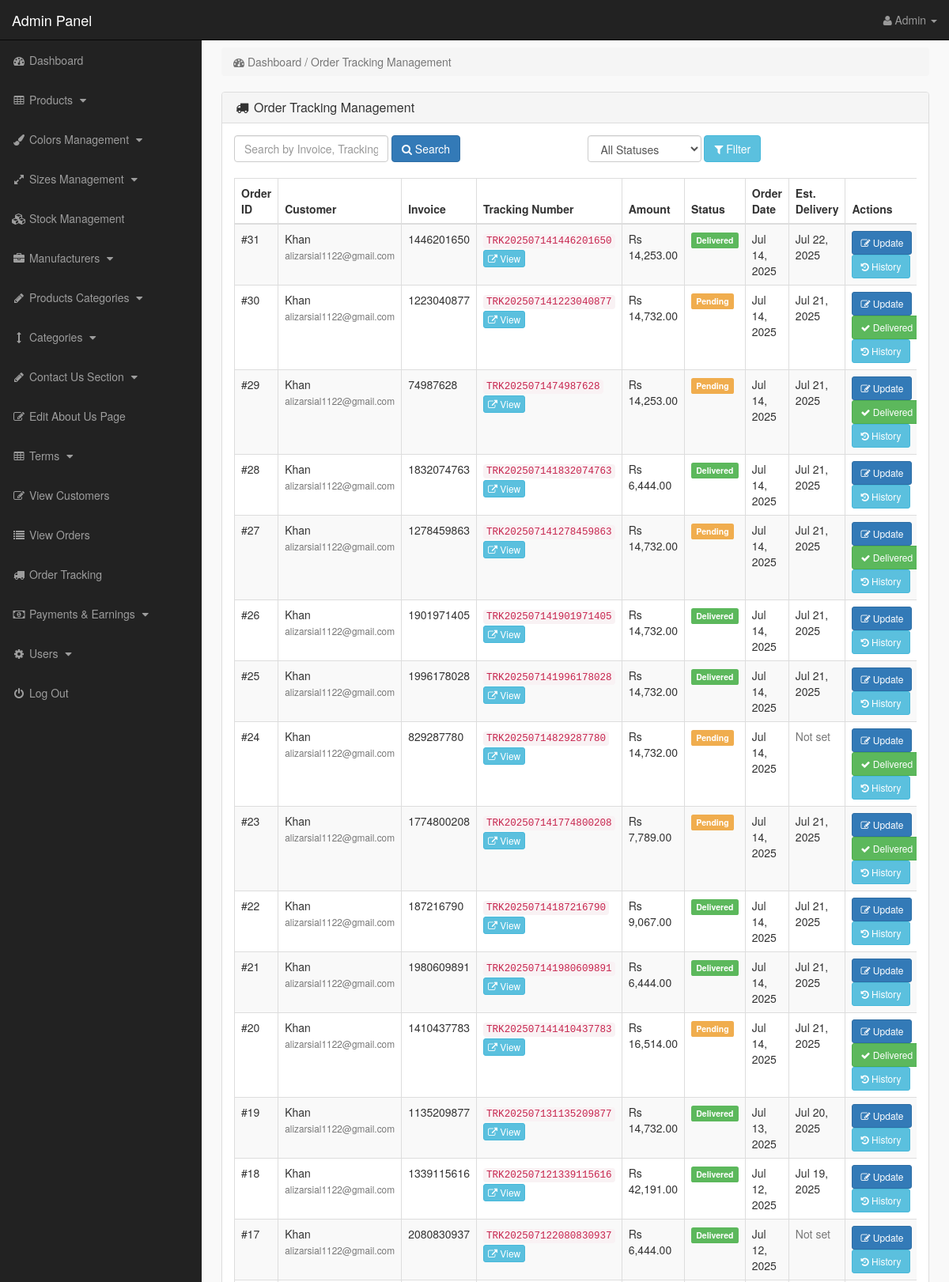
/admin_area/index.php?order_tracking (signed in, upper part), run on the app's committed database.
### tables this page shows
CREATE TABLE `customer_orders` (
  `order_id` int(10) NOT NULL,
  `customer_id` int(10) NOT NULL,
  `due_amount` decimal(10,2) NOT NULL,
  `invoice_no` varchar(100) NOT NULL,
  `qty` int(10) NOT NULL,
  `size` varchar(50) DEFAULT NULL,
  `color_variant` varchar(100) DEFAULT NULL,
  `order_date` timestamp NOT NULL DEFAULT current_timestamp(),
  `order_status` enum('pending','confirmed','processing','packed','shipped','out_for_delivery','delivered','cancelled','returned','refunded') DEFAULT 'pending',
  `shipping_address` text DEFAULT NULL,
  `billing_address` text DEFAULT NULL,
  `payment_status` enum('pending','paid','failed','refunded','partial') DEFAULT 'pending',
  `tracking_number` varchar(255) DEFAULT NULL,
  `current_status` varchar(100) DEFAULT 'pending',
  `estimated_delivery` datetime DEFAULT NULL,
  `actual_delivery` datetime DEFAULT NULL,
  `notes` text DEFAULT NULL,
  `updated_date` timestamp NOT NULL DEFAULT current_timestamp() ON UPDATE current_timestamp()
);

CREATE TABLE `customers` (
  `customer_id` int(10) NOT NULL,
  `customer_name` varchar(255) NOT NULL,
  `customer_email` varchar(255) NOT NULL,
  `customer_pass` varchar(255) NOT NULL,
  `customer_country` varchar(100) DEFAULT NULL,
  `customer_city` varchar(100) DEFAULT NULL,
  `customer_contact` varchar(255) DEFAULT NULL,
  `customer_address` text DEFAULT NULL,
  `customer_image` text DEFAULT NULL,
  `customer_ip` varchar(45) DEFAULT NULL,
  `customer_confirm_code` varchar(255) DEFAULT NULL,
  `email_verified` tinyint(1) DEFAULT 0,
  `customer_status` enum('active','inactive','suspended') DEFAULT 'active',
  `last_login` timestamp NULL DEFAULT NULL,
  `created_date` timestamp NOT NULL DEFAULT current_timestamp(),
  `updated_date` timestamp NOT NULL DEFAULT current_timestamp() ON UPDATE current_timestamp()
);

### admin_area/order_tracking.php (the view, shortened to what this page needs)
<?php
if(!isset($_SESSION['admin_email'])){
    echo "<script>window.open('login.php','_self')</script>";
} else {
?>
<div class="row">
    <div class="col-lg-12">
        <ol class="breadcrumb">
            <li class="active">
                <i class="fa fa-dashboard"></i> Dashboard / Order Tracking Management
            </li>
        </ol>
    </div>
</div>
<div class="row">
    <div class="col-lg-12">
        <div class="panel panel-default">
            <div class="panel-heading">
                <h3 class="panel-title">
                    <i class="fa fa-truck fa-fw"></i> Order Tracking Management
                </h3>
            </div>
            <div class="panel-body">
                <div class="row" style="margin-bottom: 20px;">
                    <div class="col-md-6">
                        <form method="GET" action="" class="form-inline">
                            <div class="form-group">
                                <input type="text" name="search" class="form-control"
                                       placeholder="Search by Invoice, Tracking, or Customer"
                                       value="<?php echo isset($_GET['search']) ? htmlspecialchars($_GET['search']) : ''; ?>">
                            </div>
                            <button type="submit" class="btn btn-primary">
                                <i class="fa fa-search"></i> Search
                            </button>
                        </form>
                    </div>
                    <div class="col-md-6">
                        <form method="GET" action="" class="form-inline">
                            <div class="form-group">
                                <select name="status_filter" class="form-control">
                                    <option value="">All Statuses</option>
                                </select>
                            </div>
                            <button type="submit" class="btn btn-info">
                                <i class="fa fa-filter"></i> Filter
                            </button>
                        </form>
                    </div>
                </div>
                <div class="table-responsive">
                    <table class="table table-bordered table-hover table-striped">
                        <thead>
                            <tr>
                                <th>Order ID</th>
                                <th>Customer</th>
                                <th>Invoice</th>
                                <th>Tracking Number</th>
                                <th>Amount</th>
                                <th>Status</th>
                                <th>Order Date</th>
                                <th>Est. Delivery</th>
                                <th>Actions</th>
                            </tr>
                        </thead>
                        <tbody>
                            <?php
                            $where_conditions = [];
                            $where_clause = !empty($where_conditions) ? "WHERE " . implode(" AND ", $where_conditions) : "";
                            $get_orders = "SELECT co.*, c.customer_name, c.customer_email
                                         FROM customer_orders co
                                         LEFT JOIN customers c ON co.customer_id = c.customer_id
                                         $where_clause
                                         ORDER BY co.order_date DESC
                                         LIMIT 50";
                            $run_orders = mysqli_query($con, $get_orders);
                            if($run_orders && mysqli_num_rows($run_orders) > 0) {
                                while($row_order = mysqli_fetch_array($run_orders)) {
                                    $status_class = '';
                                    switch($row_order['current_status']) {
                                        case 'pending': $status_class = 'label-warning'; break;
                                        case 'delivered': $status_class = 'label-success'; break;
                                    }
                                    ?>
                                    <tr>
                                        <td>#<?php echo $row_order['order_id']; ?></td>
                                        <td>
                                            <?php echo $row_order['customer_name'] ? $row_order['customer_name'] : 'Guest'; ?>
                                            <?php if($row_order['customer_email']): ?>
                                                <br><small class="text-muted"><?php echo $row_order['customer_email']; ?></small>
                                            <?php endif; ?>
                                        </td>
                                        <td><?php echo $row_order['invoice_no']; ?></td>
                                        <td>
                                            <code><?php echo $row_order['tracking_number']; ?></code>
                                            <br>
                                            <a href="../track_order.php?tracking=<?php echo $row_order['tracking_number']; ?>"
                                               target="_blank" class="btn btn-xs btn-info">
                                                <i class="fa fa-external-link"></i> View
                                            </a>
                                        </td>
                                        <td>Rs <?php echo number_format($row_order['due_amount'], 2); ?></td>
                                        <td>
                                            <span class="label <?php echo $status_class; ?>">
                                                <?php echo ucwords(str_replace('_', ' ', $row_order['current_status'])); ?>
                                            </span>
                                        </td>
                                        <td><?php echo date('M d, Y', strtotime($row_order['order_date'])); ?></td>
                                        <td>
                                            <?php if($row_order['estimated_delivery']): ?>
                                                <?php echo date('M d, Y', strtotime($row_order['estimated_delivery'])); ?>
                                            <?php else: ?>
                                                <span class="text-muted">Not set</span>
                                            <?php endif; ?>
                                        </td>
                                        <td>
                                            <button class="btn btn-primary btn-sm"
                                                    onclick="updateTracking(<?php echo $row_order['order_id']; ?>, '<?php echo $row_order['invoice_no']; ?>', '<?php echo $row_order['current_status']; ?>')">
                                                <i class="fa fa-edit"></i> Update
                                            </button>
                                            <?php if($row_order['current_status'] != 'delivered'): ?>
                                            <button class="btn btn-success btn-sm"
                                                    onclick="confirmDelivery(<?php echo $row_order['order_id']; ?>)">
                                                <i class="fa fa-check"></i> Delivered
                                            </button>
                                            <?php endif; ?>
                                            <button class="btn btn-info btn-sm"
                                                    onclick="viewTrackingHistory(<?php echo $row_order['order_id']; ?>)">
                                                <i class="fa fa-history"></i> History
                                            </button>
                                        </td>
                                    </tr>
                                    <?php
                                }
                            } else {
                                echo "<tr><td colspan='9' class='text-center'>No orders found</td></tr>";
                            }
                            ?>
                        </tbody>
                    </table>
                </div>
            </div>
        </div>
    </div>
</div>
<?php } ?>

### admin_area/includes/sidebar.php (shortened to what this page needs)
<?php
if(!isset($_SESSION['admin_email'])){
    echo "<script>window.open('login.php','_self')</script>";
} else {
?>
<nav class="navbar navbar-inverse navbar-fixed-top">
<div class="navbar-header">
<a class="navbar-brand" href="index.php?dashboard">Admin Panel</a>
</div>
<ul class="nav navbar-right top-nav">
<li class="dropdown">
<a href="#" class="dropdown-toggle" data-toggle="dropdown">
<i class="fa fa-user"></i>
<?php echo $admin_name; ?> <b class="caret"></b>
</a>
</li>
</ul>
<div class="collapse navbar-collapse navbar-ex1-collapse">
<ul class="nav navbar-nav side-nav">
<li>
<a href="index.php?dashboard">
<i class="fa fa-fw fa-dashboard"></i> Dashboard
</a>
</li>
<li>
<a href="#" data-toggle="collapse" data-target="#products">
<i class="fa fa-fw fa-table"></i> Products
<i class="fa fa-fw fa-caret-down"></i>
</a>
</li>
<li>
<a href="#" data-toggle="collapse" data-target="#colors">
<i class="fa fa-fw fa-paint-brush"></i> Colors Management
<i class="fa fa-fw fa-caret-down"></i>
</a>
</li>
<li>
<a href="#" data-toggle="collapse" data-target="#sizes">
<i class="fa fa-fw fa-expand"></i> Sizes Management
<i class="fa fa-fw fa-caret-down"></i>
</a>
</li>
<li>
<a href="index.php?view_stock">
<i class="fa fa-fw fa-cubes"></i> Stock Management
</a>
</li>
<li>
<a href="#" data-toggle="collapse" data-target="#manufacturers">
<i class="fa fa-fw fa-briefcase"></i> Manufacturers
<i class="fa fa-fw fa-caret-down"></i>
</a>
</li>
<li>
<a href="#" data-toggle="collapse" data-target="#p_cat">
<i class="fa fa-fw fa-pencil"></i> Products Categories
<i class="fa fa-fw fa-caret-down"></i>
</a>
</li>
<li>
<a href="#" data-toggle="collapse" data-target="#cat">
<i class="fa fa-fw fa-arrows-v"></i> Categories
<i class="fa fa-fw fa-caret-down"></i>
</a>
</li>
<li>
<a href="#" data-toggle="collapse" data-target="#contact_us">
<i class="fa fa-fw fa-pencil"></i> Contact Us Section
<i class="fa fa-fw fa-caret-down"></i>
</a>
</li>
<li>
<a href="index.php?edit_about_us">
<i class="fa fa-fw fa-edit"></i> Edit About Us Page
</a>
</li>
<li>
<a href="#" data-toggle="collapse" data-target="#terms">
<i class="fa fa-fw fa-table"></i> Terms
<i class="fa fa-fw fa-caret-down"></i>
</a>
</li>
<li>
<a href="index.php?view_customers">
<i class="fa fa-fw fa-edit"></i> View Customers
</a>
</li>
<li>
<a href="index.php?view_orders">
<i class="fa fa-fw fa-list"></i> View Orders
</a>
</li>
<li>
<a href="index.php?order_tracking">
<i class="fa fa-fw fa-truck"></i> Order Tracking
</a>
</li>
<li>
<a href="#" data-toggle="collapse" data-target="#payments">
<i class="fa fa-fw fa-money"></i> Payments & Earnings
<i class="fa fa-fw fa-caret-down"></i>
</a>
</li>
<li>
<a href="#" data-toggle="collapse" data-target="#users">
<i class="fa fa-fw fa-gear"></i> Users
<i class="fa fa-fw fa-caret-down"></i>
</a>
</li>
<li>
<a href="logout.php">
<i class="fa fa-fw fa-power-off"></i> Log Out
</a>
</li>
</ul>
</div>
</nav>
<?php } ?>

### admin_area/css/style.css (style rules this page uses)
body { margin-top:100px; }
@media (min-width: 768px) { body { margin-top:50px; } }
.top-nav { padding:0 15px; }
.top-nav>li { display:inline-block; float:left; }
.top-nav>li>a { padding-top:15px; padding-bottom:15px; line-height:20px; color:#999; }
@media (min-width: 768px) { .side-nav { position:fixed; top:51px; width:255px; border-radius:0; overflow-y:auto; background-color: #222; bottom:0; overflow-x:hidden; padding-bottom:40px; } }
@media (min-width: 768px) { .side-nav>li>a { width:255px; } }
.panel-body { border-radius:5px; }

### data on the page
customer_orders: order_id "31", customer.customer_name "Khan", customer.customer_email "alizarsial1122@gmail.com", invoice_no "1446201650", tracking_number "TRK202507141446201650", due_amount "14,253.00", current_status "Delivered", order_date "Jul 14, 2025", estimated_delivery "Jul 22, 2025"
customer_orders: order_id "30", customer.customer_name "Khan", customer.customer_email "alizarsial1122@gmail.com", invoice_no "1223040877", tracking_number "TRK202507141223040877", due_amount "14,732.00", current_status "Pending", order_date "Jul 14, 2025", estimated_delivery "Jul 21, 2025"
customer_orders: order_id "29", customer.customer_name "Khan", customer.customer_email "alizarsial1122@gmail.com", invoice_no "74987628", tracking_number "TRK2025071474987628", due_amount "14,253.00", current_status "Pending", order_date "Jul 14, 2025", estimated_delivery "Jul 21, 2025"
customer_orders: order_id "28", customer.customer_name "Khan", customer.customer_email "alizarsial1122@gmail.com", invoice_no "1832074763", tracking_number "TRK202507141832074763", due_amount "6,444.00", current_status "Delivered", order_date "Jul 14, 2025", estimated_delivery "Jul 21, 2025"
customer_orders: order_id "27", customer.customer_name "Khan", customer.customer_email "alizarsial1122@gmail.com", invoice_no "1278459863", tracking_number "TRK202507141278459863", due_amount "14,732.00", current_status "Pending", order_date "Jul 14, 2025", estimated_delivery "Jul 21, 2025"
customer_orders: order_id "26", customer.customer_name "Khan", customer.customer_email "alizarsial1122@gmail.com", invoice_no "1901971405", tracking_number "TRK202507141901971405", due_amount "14,732.00", current_status "Delivered", order_date "Jul 14, 2025", estimated_delivery "Jul 21, 2025"
customer_orders: order_id "25", customer.customer_name "Khan", customer.customer_email "alizarsial1122@gmail.com", invoice_no "1996178028", tracking_number "TRK202507141996178028", due_amount "14,732.00", current_status "Delivered", order_date "Jul 14, 2025", estimated_delivery "Jul 21, 2025"
customer_orders: order_id "24", customer.customer_name "Khan", customer.customer_email "alizarsial1122@gmail.com", invoice_no "829287780", tracking_number "TRK20250714829287780", due_amount "14,732.00", current_status "Pending", order_date "Jul 14, 2025", shows "Not set"
customer_orders: order_id "23", customer.customer_name "Khan", customer.customer_email "alizarsial1122@gmail.com", invoice_no "1774800208", tracking_number "TRK202507141774800208", due_amount "7,789.00", current_status "Pending", order_date "Jul 14, 2025", estimated_delivery "Jul 21, 2025"
customer_orders: order_id "22", customer.customer_name "Khan", customer.customer_email "alizarsial1122@gmail.com", invoice_no "187216790", tracking_number "TRK20250714187216790", due_amount "9,067.00", current_status "Delivered", order_date "Jul 14, 2025", estimated_delivery "Jul 21, 2025"
customer_orders: order_id "21", customer.customer_name "Khan", customer.customer_email "alizarsial1122@gmail.com", invoice_no "1980609891", tracking_number "TRK202507141980609891", due_amount "6,444.00", current_status "Delivered", order_date "Jul 14, 2025", estimated_delivery "Jul 21, 2025"
customer_orders: order_id "20", customer.customer_name "Khan", customer.customer_email "alizarsial1122@gmail.com", invoice_no "1410437783", tracking_number "TRK202507141410437783", due_amount "16,514.00", current_status "Pending", order_date "Jul 14, 2025", estimated_delivery "Jul 21, 2025"
customer_orders: order_id "19", customer.customer_name "Khan", customer.customer_email "alizarsial1122@gmail.com", invoice_no "1135209877", tracking_number "TRK202507131135209877", due_amount "14,732.00", current_status "Delivered", order_date "Jul 13, 2025", estimated_delivery "Jul 20, 2025"
customer_orders: order_id "18", customer.customer_name "Khan", customer.customer_email "alizarsial1122@gmail.com", invoice_no "1339115616", tracking_number "TRK202507121339115616", due_amount "42,191.00", current_status "Delivered", order_date "Jul 12, 2025", estimated_delivery "Jul 19, 2025"
customer_orders: order_id "17", customer.customer_name "Khan", customer.customer_email "alizarsial1122@gmail.com", invoice_no "2080830937", tracking_number "TRK202507122080830937", due_amount "6,444.00", current_status "Delivered", order_date "Jul 12, 2025", shows "Not set"

### other printed values
$admin_name "Admin"
